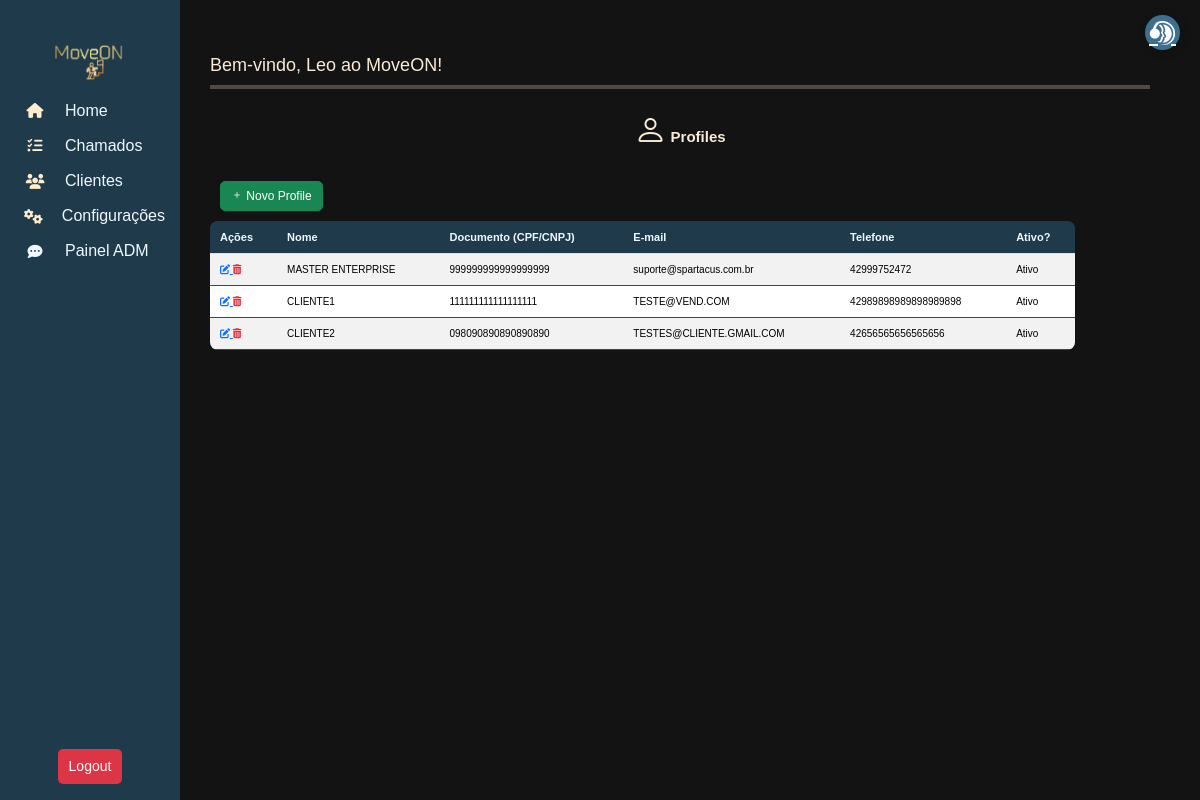
The app's page /move/Profile/list (signed in) with its own data.
### move_on/models.py (models this page shows, shortened)
class User(AbstractUser):
    client = models.ForeignKey(Profile, on_delete=models.CASCADE, related_name="users", null=True, blank=True, db_column='client')
    role = models.ForeignKey(Role, on_delete=models.SET_NULL, null=True, blank=True, db_column='role')
    groups = models.ManyToManyField(
        'auth.Group',
        related_name='move_on_users',
        blank=True
    )
    user_permissions = models.ManyToManyField(
        'auth.Permission',
        related_name='move_on_users',
        blank=True
    )
    class Meta:
        db_table = "users"

class Profile(models.Model):
    name = models.CharField("Nome da Empresa", max_length=150)
    document = models.CharField("CPF/CNPJ", max_length=18, unique=True)
    email = models.EmailField("E-mail", unique=True)
    phone = models.CharField("Telefone", max_length=20, blank=True, null=True)
    active = models.BooleanField("Ativo?", default=True)
    created_at = models.DateTimeField("Criado em", auto_now_add=True)
    class Meta:
        db_table = "profiles"

### move_on/views_profile.py (the view)
# urls.py: path('Profile/list', ProfileListView.as_view(), name='profile_list'),
class ProfileListView(LoginRequiredMixin, ListView):
    model= Profile
    template_name = 'Profile/profile_list.html'
    context_object_name = 'profiles'

### move_on/templates/Profile/profile_list.html (shortened to what this page needs)
{% extends "Menu/menu.html" %} {% block content %}
<link rel="stylesheet" href="https://cdn.jsdelivr.net/npm/bootstrap-icons/font/bootstrap-icons.css" />
<h4 style="margin: 25px; text-align: center">
  <i class="bi bi-person fs-2"></i> Profiles
</h4>
<a href="{% url 'profile_form' %}" class="btn btn-success" style="margin: 10px">
  <i class="bi bi-plus"></i>
  Novo Profile
</a>
<div class="table-responsive">
  <table class="table table-sm table-striped" id="ticketTable">
    <thead class="text-center">
      <tr>
        <th>Ações</th>
        <th>Nome</th>
        <th>Documento (CPF/CNPJ)</th>
        <th>E-mail</th>
        <th>Telefone</th>
        <th>Ativo?</th>
      </tr>
    </thead>
    <tbody>
      {% for profile in profiles %}
      <tr>
        <td>
          <a href="{% url 'profile_update' profile.id %}">
            <i class="fas fa-edit" aria-placeholder="Editar" tooltip="Editar"></i>
          </a>
          <a class="text-danger" href="{% url 'profile_delete' profile.id %}">
            <i class="fas fa-trash-alt" aria-placeholder="Deletar" tooltip="Deletar"></i>
          </a>
        </td>
        <td>{{ profile.name }}</td>
        <td>{{ profile.document }}</td>
        <td>{{ profile.email }}</td>
        <td>{{ profile.phone }}</td>
        <td>{%if profile.active%} Ativo {%else%} Inativo {%endif%}</td>
        {% empty %}
      </tr>
      <tr>
        <td colspan="9" class="text-center">Nenhuma Categoria encontrada.</td>
      </tr>
      {% endfor %}
    </tbody>
  </table>
</div>
{% endblock %}

### move_on/templates/Menu/menu.html (shortened to what this page needs)
{% load static %}
<head>
  <link href="https://cdn.jsdelivr.net/npm/bootstrap@5.3.3/dist/css/bootstrap.min.css" rel="stylesheet" />
  <link rel="stylesheet" href="https://cdnjs.cloudflare.com/ajax/libs/font-awesome/6.5.1/css/all.min.css" />
  <link rel="stylesheet" href="{% static 'css/styles.css' %}" />
</head>
<body>
  <nav class="sidebar">
    <h6> <img src="{% static 'image/moveon.png' %}" style="width: 100px; height:50px;"></h6>
    {% if user.is_authenticated %}
    <a href="/" data-bs-toggle="tooltip" data-bs-placement="right" title="Home">
      <i class="fas fa-home"></i> <span>Home</span>
    </a>
    <a href="{% url 'ticket_list' %}" data-bs-toggle="tooltip" data-bs-placement="right" title="Chamados">
      <i class="fas fa-tasks"></i> <span>Chamados</span>
    </a>
    <a href="{%url 'profile_list'%}" data-bs-toggle="tooltip" data-bs-placement="right" title="Clientes">
      <i class="fas fa-users"></i> <span>Clientes</span>
    </a>
    <a href="{% url 'params' %}" data-bs-toggle="tooltip" data-bs-placement="right" title="Configurações">
      <i class="fas fa-cogs"></i> <span>Configurações</span>
    </a>
    <a href="{% url 'chat_admin_panel' %}" data-bs-toggle="tooltip" data-bs-placement="right" title="Painel">
      <i class="fa-solid fa-comment-dots"></i><span>Painel ADM</span>
    </a>
    <form method="POST" action="{% url 'logout' %}">
      <button type="submit" class="btn btn-danger-2 w-100">Logout</button>
    </form>
    {% else %}
    <p>Necessário estar logado</p>
    {% endif %}
  </nav>
  <div class="content">
    <h3>
      {% block title %}Bem-vindo, {{ user.username }} ao MoveON!{% endblock %}
    </h3>
    <div class="bar-tab-color-preview">
      <hr style="border: none; height: 4px; background-color:blanchedalmond; margin: 0;">
    </div>
    <p>{% block content %}{% endblock %}</p>
  </div>
  <a href="{% url 'ticket_form' %}" class="support-btn" data-bs-toggle="tooltip" data-bs-placement="left"
    title="Novo Chamado">
    <i class="fa-brands fa-teamspeak"></i>
  </a>
</body>
</html>

### move_on/static/css/styles.css (style rules this page uses)
body { background-color: rgb(19, 19, 19); }
* { font-family: Verdana, Geneva, Tahoma, sans-serif; }
.sidebar { width: 60px; height: 100vh; background: #1e3a4b; position: fixed; top: 0; left: 0; display: flex; flex-direction: column; align-items: center; padding-top: 35px; transition: width 0.5s ease; }
h4, h6 { color: antiquewhite; font-weight: bolder; font-size: 15px; }
h3 { color: antiquewhite; font-size: 18px; }
.sidebar a { text-decoration: none; color: aliceblue; display: flex; align-items: center; gap: 10px; padding: 15px; width: 100%; white-space: nowrap; overflow: hidden; }
.sidebar a i { font-size: 15px; width: 40px; text-align: center; }
.sidebar a span { display: none; }
.content { margin-left: 160px; padding: 50px; margin-top: 5px; }
.fa-home { color: blanchedalmond; }
.fa-tasks { color: blanchedalmond; }
.fa-users { color: blanchedalmond; }
.fa-cogs { color: blanchedalmond; }
.support-btn { position: fixed; top: 15px; right: 20px; background: #3d7090; color: white; border-radius: 50%; width: 35px; height: 35px; display: flex; align-items: center; justify-content: center; font-size: 1.5rem; box-shadow: 2px 2px 10px rgba(0, 0, 0, 0.2); transition: transform 0.2s ease-in-out; z-index: 1000; }
.table { width: 92%; border-collapse: collapse; background-color: #1e3a4b; border-radius: 8px; overflow: hidden; }
.table th { background-color: #1e3a4b; color: aliceblue; padding: 10px; text-align: left; font-size: 11px; }
.table td { padding: 10px; border-bottom: 1px solid #444; font-size: 10px; }
.table tbody tr:nth-child(even) { background-color: #1e3a4b; }
.btn { padding: 5px 10px; font-size: 12px; border-radius: 5px; }
.btn-danger-2 { background-color: #dc3545; color: white; padding: 10px 20px; border-radius: 5px; margin-top: 50vh; }
@media (min-width: 820px) { .btn-danger-2 { margin-top: 60vh; font-size: 14px; padding: 6px 10px; } }

### records on screen
User: username "Leo"
Profile: name "MASTER ENTERPRISE", document "999999999999999999", email "suporte@spartacus.com.br", phone "42999752472", active "Ativo"
Profile: name "CLIENTE1", document "111111111111111111", email "TESTE@VEND.COM", phone "42989898989898989898", active "Ativo"
Profile: name "CLIENTE2", document "098090890890890890", email "TESTES@CLIENTE.GMAIL.COM", phone "42656565656565656", active "Ativo"
